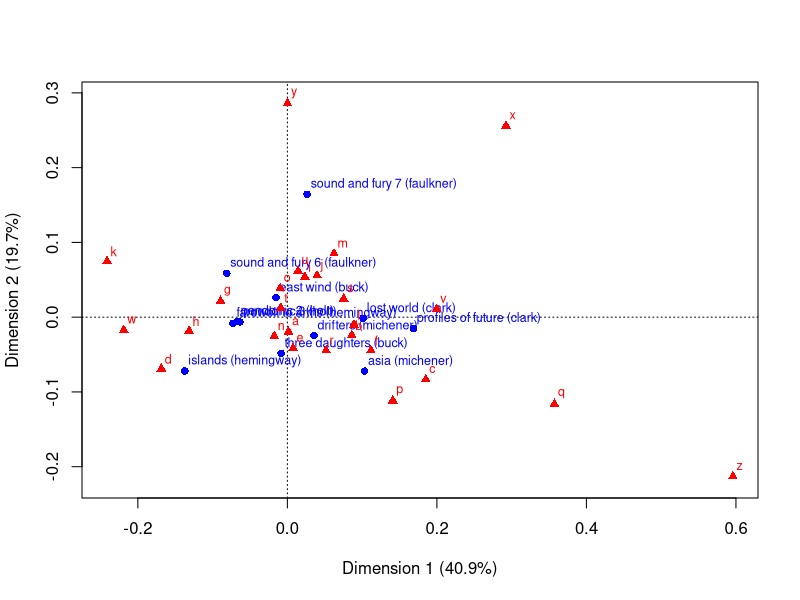
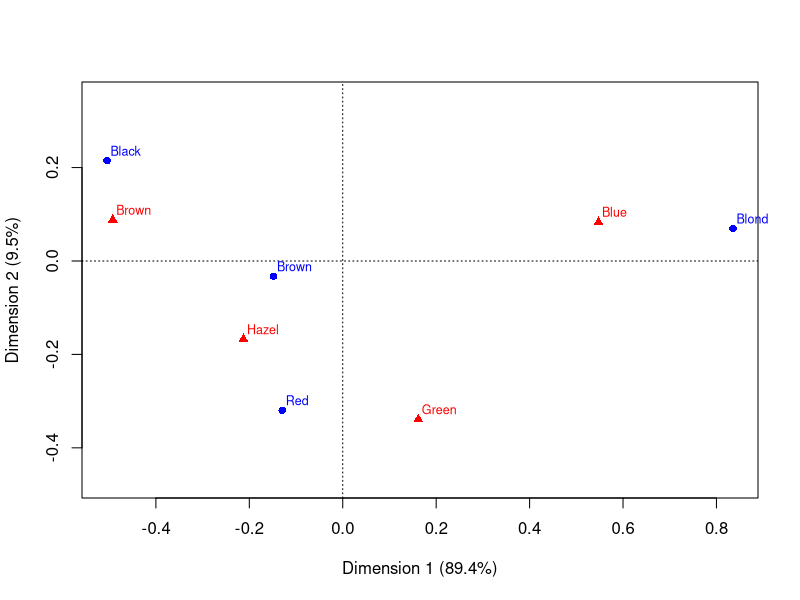
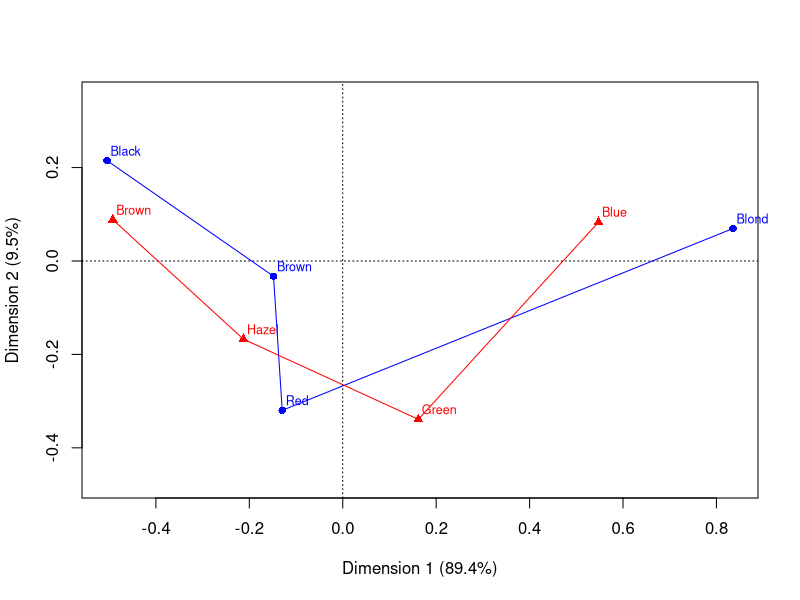
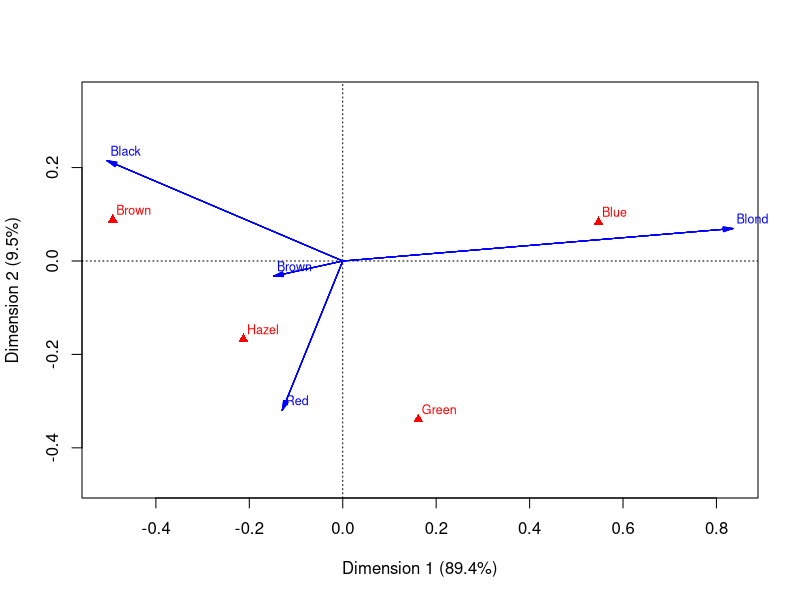

R code for these plots, in order:
#correspondence analysis using packages -> ca
install.packages('ca')
library("ca")
data("author")
ca(author)
plot(ca(author))


#table method
haireye <- margin.table(HairEyeColor, 1:2)
haireye.ca <- ca(haireye)
haireye.ca
plot(haireye.ca)

#some plot options
plot(haireye.ca, lines = T)
plot(haireye.ca, arrows = c(T, F))
